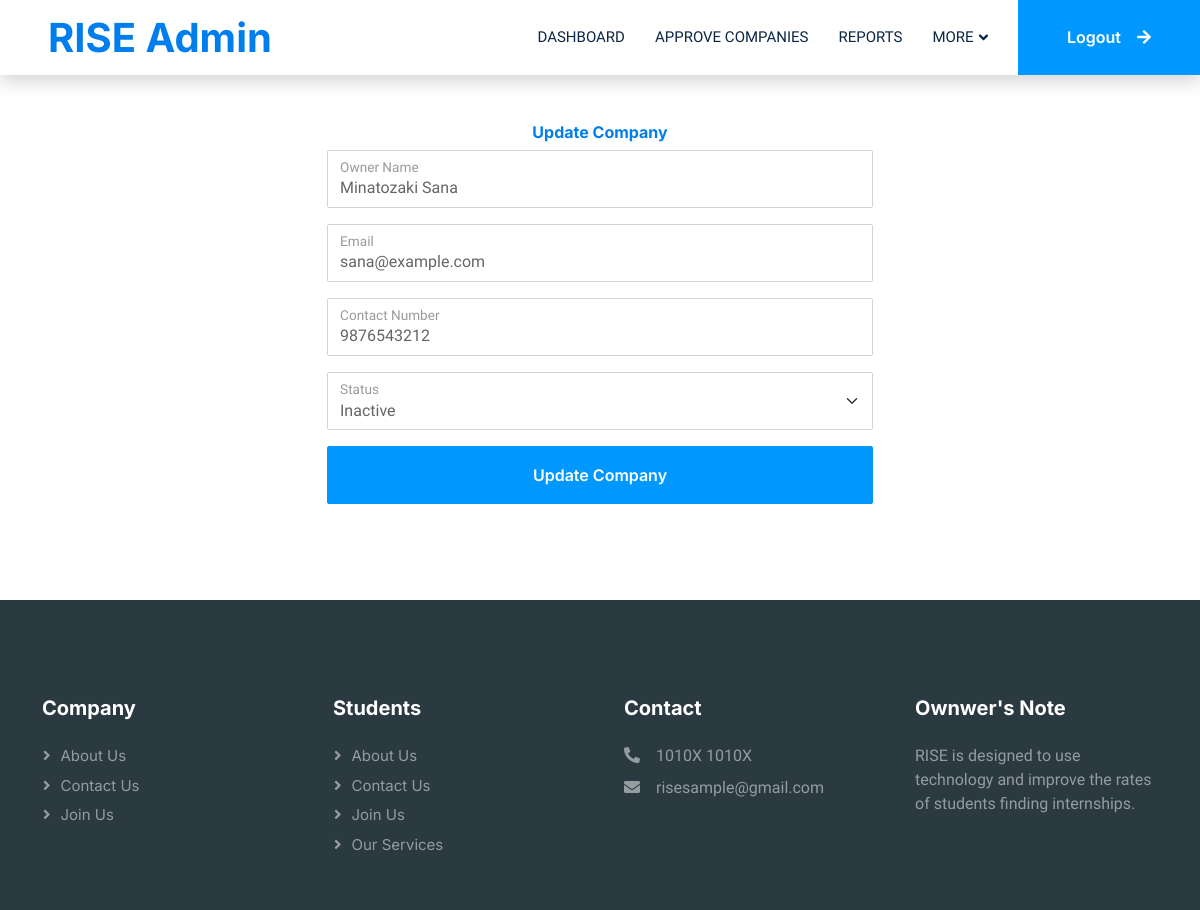
The app's page /dbms/update.php?id=3 with its own data.
### tables this page shows
CREATE TABLE `users` (
  `id` int(11) NOT NULL,
  `name` varchar(100) DEFAULT NULL,
  `email` varchar(100) DEFAULT NULL,
  `password` varchar(255) DEFAULT NULL,
  `contact` varchar(15) DEFAULT NULL,
  `role` enum('admin','student','company') DEFAULT NULL,
  `status` enum('active','inactive') DEFAULT 'active',
  `created_at` timestamp NOT NULL DEFAULT current_timestamp()
);

### dbms/update.php (the view, shortened to what this page needs)
<?php
include("adminHeader.php");
include("connection.php");
$urlId = $_GET["id"];
$query = "SELECT * FROM `users` WHERE `id` = '$urlId' AND `role` = 'company'";
$result = mysqli_query($db, $query);
$userData = mysqli_fetch_assoc($result);
?>
<div class="container-xxl py-5">
    <div class="container">
        <div class="text-center wow fadeInUp" data-wow-delay="0.1s">
            <h6 class="section-title bg-white text-center text-primary px-3">Update Company</h6>
        </div>
        <div class="row g-4 justify-content-center">
            <div class="col-lg-6 col-md-12 wow fadeInUp" data-wow-delay="0.5s">
                <form action="" method="post">
                    <div class="row g-3">
                        <div class="col-md-12">
                            <div class="form-floating">
                                <input type="text" class="form-control" id="name" name="name" placeholder="Name" value="<?php echo $userData['name']; ?>">
                                <label for="name">Owner Name</label>
                            </div>
                        </div>
                        <div class="col-md-12">
                            <div class="form-floating">
                                <input type="email" class="form-control" id="email" name="email" placeholder="Email" value="<?php echo $userData['email']; ?>">
                                <label for="email">Email</label>
                            </div>
                        </div>
                        <div class="col-md-12">
                            <div class="form-floating">
                                <input type="text" class="form-control" id="contact" name="contact" placeholder="Contact" value="<?php echo $userData['contact']; ?>">
                                <label for="contact">Contact Number</label>
                            </div>
                        </div>
                        <div class="col-md-12">
                            <div class="form-floating">
                                <select class="form-select" name="status" id="status">
                                    <option value="inactive" <?php if($userData['status'] == 'inactive') echo 'selected'; ?>>Inactive</option>
                                </select>
                                <label for="status">Status</label>
                            </div>
                        </div>
                        <div class="col-12">
                            <button class="btn btn-primary w-100 py-3" type="submit" name="submit_button">Update Company</button>
                        </div>
                    </div>
                </form>
            </div>
        </div>
    </div>
</div>
<?php include("adminFooter.php"); ?>

### css/style.css (style rules this page uses)
:root { --primary: #1e3c72; --secondary: #4facfe; --accent: #007bff; --light: #f0f8ff; --surface: #dbefff; --dark: #0b2545; --muted: #b0c4de; --border: #4682b4; }
.btn { font-family: 'Inter', sans-serif; font-weight: 600; transition: .5s; }
.btn.btn-primary, .btn.btn-secondary { color: #FFFFFF; }

### records on screen
users: name "Minatozaki Sana", email "sana@example.com", contact "9876543212", status "Inactive"
